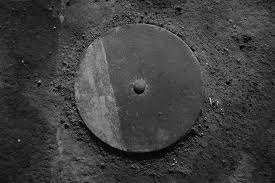
#> input picture greyscale.png, 275 x 183 px, found by its file name
$ python python_golden_model.py
#> lines starting #> are read from the running program, lines starting #| are printed output that depends on the picture; after the words box and inside, x2 and y2 are one past the last pixel; in counts of white or black regions, pixels touching at a corner belong together
# [80 lines of commented-out code are left out]

from PIL import Image

# =============================================================================
# Configuration
# =============================================================================

IMG_W       = 128
IMG_H       = 128
THRESHOLD   = 130          # used only when MODE = "fixed"
MODE        = "adaptive"   # "fixed" or "adaptive"
INPUT_IMAGE = "greyscale.png"

EXPECTED_TXT = "expected_edges.txt"
EXPECTED_IMG = "python_expected_edges.png"
EXPECTED_JPG = "expected_output.jpg"

# =============================================================================
# Helpers
# =============================================================================

def abs_val(value):
    return -value if value < 0 else value


def compute_block_threshold(pixels, block_row, block_col, img_w):
    """
    Compute the 8x8 block midrange threshold for the block whose
    top-left corner is at (block_row, block_col).

    Matches hardware behavior exactly:
      threshold = (max + min + 1) >> 1   (unconditional carry / round-up)
    """
    block_max = 0
    block_min = 255

    for r in range(block_row, block_row + 8):
        for c in range(block_col, block_col + 8):
            px = pixels[r * img_w + c]
            if px > block_max:
                block_max = px
            if px < block_min:
                block_min = px

    return (block_max + block_min + 1) >> 1


def get_adaptive_threshold_map(pixels, img_w, img_h):
    """
    Build a per-pixel threshold map using the same 8x8 block midrange
    logic as the hardware adaptive_threshold module.

    Hardware applies the threshold computed from block N to block N+1
    (one block of latency). This model replicates that behavior:
      - Block (0,0) uses the reset default threshold (128)
      - Every subsequent block uses the threshold from the previous block

    Returns a 2D list threshold_map[row][col].
    """
    threshold_map = [[128] * img_w for _ in range(img_h)]

    prev_threshold = 128   # matches hardware reset default (8'h80)

    for br in range(0, img_h, 8):
        for bc in range(0, img_w, 8):
            # apply previous block's threshold to this block
            for r in range(br, min(br + 8, img_h)):
                for c in range(bc, min(bc + 8, img_w)):
                    threshold_map[r][c] = prev_threshold

            # compute this block's threshold for the next block
            prev_threshold = compute_block_threshold(pixels, br, bc, img_w)

    return threshold_map


# =============================================================================
# Load image
# =============================================================================

img = Image.open(INPUT_IMAGE).convert("L")
img = img.resize((IMG_W, IMG_H))
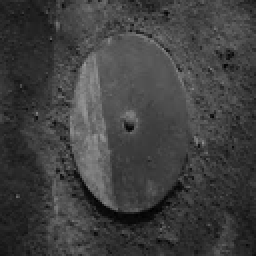
#> img: PIL image 128x128 L (shown 2 times larger); min 1, max 156, mean 63.3
pixels = list(img.getdata())
#> pixels = 16384 values, max 156 at index 4138, min 1 at index 13388, mean 63.27

# =============================================================================
# Build threshold map
# =============================================================================

if MODE == "adaptive":
    threshold_map = get_adaptive_threshold_map(pixels, IMG_W, IMG_H)
#> after the loop in get_adaptive_threshold_map, `for br in range(0, img_h, 8):`: threshold_map = 128 items
#> threshold_map = 128 items
    print(f"Mode: ADAPTIVE (8x8 block midrange)")
else:
    # fixed — every pixel uses the same threshold
    threshold_map = [[THRESHOLD] * IMG_W for _ in range(IMG_H)]
    print(f"Mode: FIXED (threshold={THRESHOLD})")

# =============================================================================
# Sobel gradient + threshold
# =============================================================================

edges = [[0] * IMG_W for _ in range(IMG_H)]

for y in range(1, IMG_H - 1):
    for x in range(1, IMG_W - 1):

        p1 = pixels[(y - 1) * IMG_W + (x - 1)]
        p2 = pixels[(y - 1) * IMG_W +  x     ]
        p3 = pixels[(y - 1) * IMG_W + (x + 1)]
        p4 = pixels[ y      * IMG_W + (x - 1)]
        p5 = pixels[ y      * IMG_W +  x     ]
        p6 = pixels[ y      * IMG_W + (x + 1)]
        p7 = pixels[(y + 1) * IMG_W + (x - 1)]
        p8 = pixels[(y + 1) * IMG_W +  x     ]
        p9 = pixels[(y + 1) * IMG_W + (x + 1)]

        gx = -p1 + p3 - 2*p4 + 2*p6 - p7 + p9
        gy =  p1 + 2*p2 + p3 - p7 - 2*p8 - p9

        magnitude = abs_val(gx) + abs_val(gy)

        # use per-pixel threshold from the map
        thresh = threshold_map[y][x]

        edges[y][x] = 1 if magnitude >= thresh else 0
#> after the loop, edges = 128 items

# =============================================================================
# Write expected edges text file
# (matches testbench output format — interior pixels only, row-major)
# =============================================================================

with open(EXPECTED_TXT, "w") as f:
    for y in range(1, IMG_H - 1):
        for x in range(1, IMG_W - 1):
            f.write(str(edges[y][x]) + "\n")

# =============================================================================
# Write output images
# =============================================================================

out_img = Image.new("L", (IMG_W, IMG_H), 0)
#> out_img: PIL image 128x128 L; every value is 0
for y in range(IMG_H):
    for x in range(IMG_W):
        out_img.putpixel((x, y), 255 if edges[y][x] == 1 else 0)
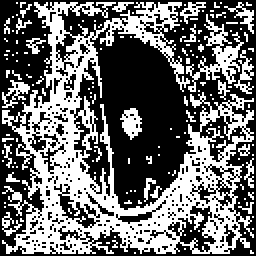
#> out_img: PIL image 128x128 L (shown 2 times larger); 42.1% white in thin lines or dots

out_img.save(EXPECTED_IMG)
out_img.save(EXPECTED_JPG)

# =============================================================================
# Summary
# =============================================================================

# edge_count = sum(edges[y][x] for y in range(IMG_H) for x in range(IMG_W))

# print(f"Python golden model complete")
# print(f"Created {EXPECTED_TXT}")
# print(f"Created {EXPECTED_IMG}")
# print(f"Created {EXPECTED_JPG}")
# print(f"Expected edge count entries = {(IMG_W - 2) * (IMG_H - 2)}")
# print(f"Total edges detected        = {edge_count}")

# =============================================================================
# Summary
# =============================================================================

expected_outputs = (IMG_W - 2) * (IMG_H - 2)
edge_count = sum(edges[y][x] for y in range(IMG_H) for x in range(IMG_W))
#> edge_count = 6901

print("============================================================")
print("PYTHON GOLDEN MODEL SUMMARY")
print("============================================================")
print(f"Input image                  = {INPUT_IMAGE}")
print(f"Image size                   = {IMG_W} x {IMG_H}")
print(f"Total input pixels           = {IMG_W * IMG_H}")
print(f"Mode                         = {MODE.upper()}")

if MODE == "fixed":
    print(f"Fixed threshold value        = {THRESHOLD}")
else:
    print("Adaptive threshold type      = 8x8 block mid range")
    print("Threshold equation           = (max + min + 1) >> 1")

print(f"Expected valid edge outputs  = {expected_outputs}")
print(f"Total edges detected         = {edge_count}")
#| Total edges detected         = 6901
print("")
print("Created output files:")
print(f"  {EXPECTED_TXT}")
print(f"  {EXPECTED_IMG}")
print(f"  {EXPECTED_JPG}")
print("")
print(f"PASS: Expected valid edge outputs = counted valid edge outputs")
print(f"PASS: {expected_outputs} = {expected_outputs}")
print(f"PASS: Python golden model generated {edge_count} detected edges.")
#| PASS: Python golden model generated 6901 detected edges.
print("============================================================")

$ run again, with input_1.jpg saved as greyscale.png
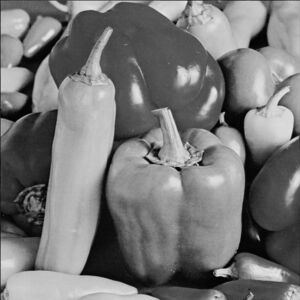
#> input picture input_1.jpg, 300 x 300 px, found by its file name
#> img is the input picture: PIL image 300x300 L; min 0, max 233, mean 118.9
#> `img = img.resize((IMG_W, IMG_H))`:
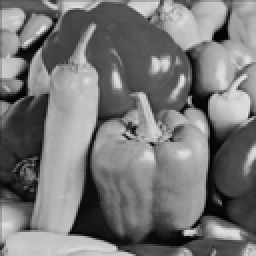
#> img: PIL image 128x128 L (shown 2 times larger); min 0, max 231, mean 118.9
#> pixels = 16384 values, max 231 at index 1813, min 0 at index 2411, mean 118.9
#> after the loop in get_adaptive_threshold_map, `for br in range(0, img_h, 8):`: threshold_map = 128 items
#> after the loop `for y in range(IMG_H):`:
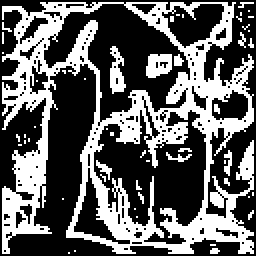
#> out_img: PIL image 128x128 L (shown 2 times larger); 37.9% white; 52 white regions (45 under 20 px), largest, box (x1, y1, x2, y2) and area: (1, 1, 127, 127) 5686, (73, 27, 86, 39) 120, (55, 23, 63, 47) 115
#> edge_count = 6216
#| Total edges detected         = 6216
#| PASS: Python golden model generated 6216 detected edges.
